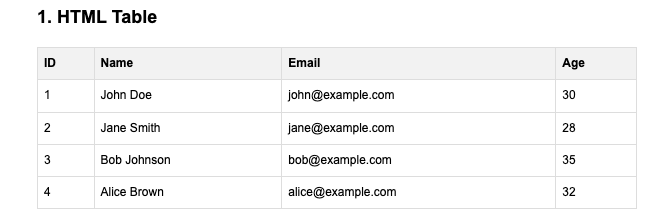
#> input picture src/backend/api/test.png, 672 x 222 px
$ python tableExtraction.py
#> lines starting #> are read from the running program, lines starting #| are printed output that depends on the picture; after the words box and inside, x2 and y2 are one past the last pixel; in counts of white or black regions, pixels touching at a corner belong together
#> further down, image is the input picture: shape (222, 672, 3); min 0, max 255, mean 246.5
import cv2
import numpy as np
import pytesseract

def get_optimal_resize_dimensions(image, target_area=4000000):
    """
    Calcule les dimensions optimales pour le redimensionnement
    en se basant sur l'aire de l'image plutôt qu'une largeur/hauteur fixe
    """
#> called with target_area = 4000000
    height, width = image.shape[:2]
#> height = 222; width = 672
    current_area = height * width
#> current_area = 149184
    scale_factor = np.sqrt(target_area / current_area)
#> scale_factor = 5.18

    new_width = int(width * scale_factor)
#> new_width = 3479
    new_height = int(height * scale_factor)
#> new_height = 1149

    return new_width, new_height

def get_seuils(image):
    """
    Calcule dynamiquement les seuils pour la détection des lignes
    et des cellules en fonction de la taille de l'image
    """
    height, width = image.shape[:2]

    # Seuil pour nouvelle ligne (environ 0.1% de la hauteur)
    seuil_nv_ligne = max(int(height * 0.001), 5)

    # Seuil minimum pour les cellules (environ 0.5% de la largeur/hauteur)
    min_cell_dim = max(int(min(width, height) * 0.005), 3)

    return seuil_nv_ligne, min_cell_dim

def image_to_2d_array(image):
    # Redimensionner avec les dimensions optimales
    new_width, new_height = get_optimal_resize_dimensions(image)
#> new_width = 3479; new_height = 1149
    resized_image = cv2.resize(image, (new_width, new_height), interpolation=cv2.INTER_AREA)

    # Convertir l'image en niveaux de gris
    gray = cv2.cvtColor(image, cv2.COLOR_BGR2GRAY)

    # Appliquer un seuillage adaptatif pour mieux séparer le texte
    thresh = cv2.adaptiveThreshold(gray, 255, cv2.ADAPTIVE_THRESH_GAUSSIAN_C, cv2.THRESH_BINARY_INV, 11, 2)
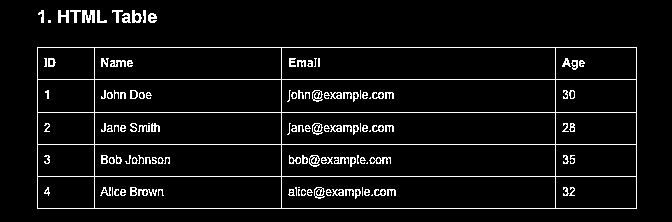
#> thresh: shape (222, 672); 5.7% white in thin lines or dots, all inside (x1, y1, x2, y2) = (37, 10, 637, 209)

    # Dilater l'image pour connecter les lignes du tableau
    kernel = np.ones((3, 3), np.uint8)
    dilated = cv2.dilate(thresh, kernel, iterations=1)
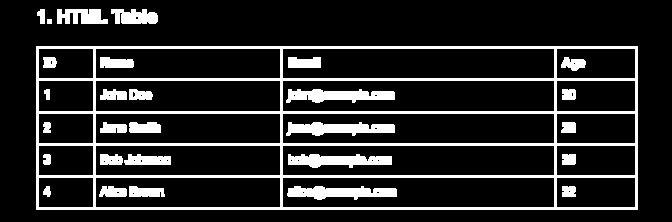
#> dilated: shape (222, 672); 15.1% white; 29 white regions

    # Trouver les contours avec leur hiérarchie
    contours, hierarchy = cv2.findContours(dilated, cv2.RETR_TREE, cv2.CHAIN_APPROX_SIMPLE)
#> contours = 75 contours, 27 with area under 20; largest, box (x1, y1, x2, y2) and area: (36, 46, 638, 210) 97963, (282, 80, 555, 112) 8430, (282, 177, 555, 208) 8158, (282, 145, 555, 176) 8158, (282, 113, 555, 144) 8158
    hierarchy = hierarchy[0]

    # Obtenir les seuils dynamiques
    seuil_nv_ligne, min_cell_dim = get_seuils(resized_image)
#> seuil_nv_ligne = 5; min_cell_dim = 5

    # Trouver le plus grand contour, censé correspondre au tableau
    main_contour = None
    max_area = 0
    main_idx = -1
    for i, contour in enumerate(contours):
        area = cv2.contourArea(contour)
        if area > max_area:
            max_area = area
            main_contour = contour
            main_idx = i
#> this loop made 75 passes
#> (area, max_area, main_contour, main_idx) on pass 1: (97963, 97963, [[36, 46], [36, 209], [637, 209], [637, 46]], 0)
#> area on passes 2, 3, 5, 6, 9, 10: 2368, 122, 8158, 921, 5548, 279.5
#> after the loop, main_idx = 0; max_area = 97963

    # Extraire les cellules : enfants directs du contour principal
    cells = []
    for i, h in enumerate(hierarchy):
        if h[3] == main_idx:  # h[3] = parent
            x, y, w, h = cv2.boundingRect(contours[i])
            if w > min_cell_dim and h > min_cell_dim:
                cells.append((x, y, w, h))
#> this loop made 75 passes
#> (x, y, w) on passes 2, 5, 9, 14, 16, 18, 24, 34, 36, 38, 41, 44: (556, 177, 80), (282, 177, 273), (95, 177, 186), (38, 177, 56), (556, 145, 80), (282, 145, 273), (95, 145, 186), (38, 145, 56), (556, 113, 80), (282, 113, 273), (95, 113, 186), (38, 113, 56)
#> (x, y, w) on passes 61, 64, 66, 68: (556, 48, 80), (282, 48, 273), (95, 48, 186), (38, 48, 56)
#> after the loop, cells = 20 items, first 6: (556, 177, 80, 31), (282, 177, 273, 31), (95, 177, 186, 31), (38, 177, 56, 31), (556, 145, 80, 31), (282, 145, 273, 31); w = 56; x = 38; y = 48

    # Trier les cellules par ligne (y) puis par colonne (x)
    cells.sort(key=lambda c: (c[1], c[0]))

    # Grouper les cellules en lignes
    rows = []
    current_row = []
    last_y = cells[0][1]
#> last_y = 48
    for cell in cells:
        if cell[1] > last_y + seuil_nv_ligne:
            rows.append(current_row)
            current_row = []
        current_row.append(cell)
        last_y = cell[1]
#> this loop made 20 passes
#> (cell, last_y) on passes 1 to 12: ((38, 48, 56, 31), 48), ((95, 48, 186, 31), 48), ((282, 48, 273, 31), 48), ((556, 48, 80, 31), 48), ((38, 80, 56, 32), 80), ((95, 80, 186, 32), 80), ((282, 80, 273, 32), 80), ((556, 80, 80, 32), 80), ((38, 113, 56, 31), 113), ((95, 113, 186, 31), 113), ((282, 113, 273, 31), 113), ((556, 113, 80, 31), 113)
#> after the loop, rows = 4 items
    rows.append(current_row)

    # Trier chaque ligne horizontalement
    for row in rows:
        row.sort(key=lambda c: c[0])
#> this loop made 5 passes

    # Extraire le texte de chaque cellule
    table_data = []
    for row_index, row in enumerate(rows):
        row_data = []
        for cell_index, cell in enumerate(row):
            x, y, w, h = cell

            # Appliquer le prétraitement uniquement pour les grandes cellules
            use_enhancement = w > 50 and h > 20
            if use_enhancement:
                # Ajouter un padding autour de la cellule
                pad = 5
                x1 = max(x - pad, 0)
                y1 = max(y - pad, 0)
                x2 = min(x + w + pad, image.shape[1])
                y2 = min(y + h + pad, image.shape[0])
                roi = image[y1:y2, x1:x2]

                # Redimensionner pour améliorer l'OCR
                roi = cv2.resize(roi, None, fx=2, fy=2, interpolation=cv2.INTER_CUBIC)

                # Passer en niveaux de gris
                gray_roi = cv2.cvtColor(roi, cv2.COLOR_BGR2GRAY)

                # Appliquer un filtre de netteté
                kernel_sharpen = np.array([[0, -1, 0], [-1, 5, -1], [0, -1, 0]])
                sharpened = cv2.filter2D(gray_roi, -1, kernel_sharpen)

                # Binariser avec Otsu
                _, binary_roi = cv2.threshold(sharpened, 0, 255, cv2.THRESH_BINARY + cv2.THRESH_OTSU)
            else:
                # Pas de prétraitement si cellule trop petite
                roi = image[y:y+h, x:x+w]
                gray_roi = cv2.cvtColor(roi, cv2.COLOR_BGR2GRAY)
                _, binary_roi = cv2.threshold(gray_roi, 0, 255, cv2.THRESH_BINARY + cv2.THRESH_OTSU)

            # Définir la configuration OCR
            config = '--psm 6 -c tessedit_char_whitelist=ABCDEFGHIJKLMNOPQRSTUVWXYZabcdefghijklmnopqrstuvwxyz0123456789@.,:-()'

            # Première tentative de lecture

            # Première tentative d'OCR sur image en niveaux de gris
            text = pytesseract.image_to_string(gray_roi, config=config).strip()

            # Si vide, appliquer netteté + seuillage Otsu
            if not text:
                kernel_sharpen = np.array([[0, -1, 0], [-1, 5,-1], [0, -1, 0]])
                sharpened = cv2.filter2D(gray_roi, -1, kernel_sharpen)
                _, binary_roi = cv2.threshold(sharpened, 0, 255, cv2.THRESH_BINARY + cv2.THRESH_OTSU)
                text = pytesseract.image_to_string(binary_roi, config=config).strip()

            # Si rien n'est lu, tenter un fallback plus simple
            if len(text) == 0:
                raw_roi = image[y:y+h, x:x+w]
                text = pytesseract.image_to_string(raw_roi, config=config).strip()

            row_data.append(text)
        table_data.append(row_data)
#> this loop made 1 pass
#> row_index on pass 1: 0
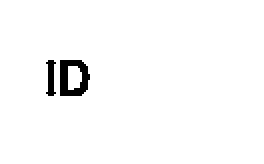
#> binary_roi: shape (82, 132) (shown 2 times larger); 97.9% white; 2 black regions, box (x1, y1, x2, y2) and area: (30, 30, 45, 48) 170, (23, 30, 28, 48) 58
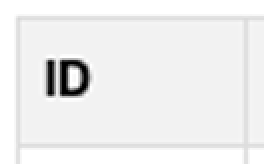
#> gray_roi: shape (82, 132) (shown 2 times larger); min 0, max 255, mean 238.4
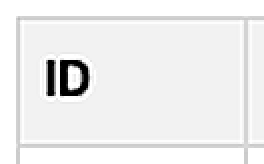
#> sharpened: shape (82, 132) (shown 2 times larger); min 0, max 255, mean 238.1
#> after the loop, table_data = []

    # Normaliser le tableau (même nombre de colonnes par ligne)
    max_length = max(len(row) for row in table_data)
    normalized_table = [
        row + [''] * (max_length - len(row))
        for row in table_data
    ]

    return normalized_table

"""
TESTER LE SCRIPT DANS LE TERMINAL:
"""
# Charger l'image
image_path = 'test.png'
image = cv2.imread(image_path)

# Utilisation de la fonction
#> (the run stopped early here; a loop or call above may not have finished)

$ run again, with src/backend/api/example1.png copied over src/backend/api/test.png
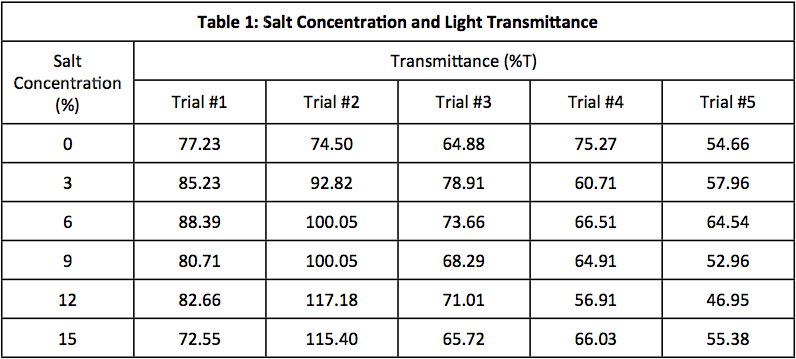
#> input picture src/backend/api/example1.png, 796 x 359 px
#> image is the input picture: shape (359, 796, 3); mean B, G, R 231.8, 231.7, 231.8
#> in image_to_2d_array, `new_width, new_height = get_optimal_resize_dimensions(image)`: new_width = 2978; new_height = 1343
#> in image_to_2d_array, `thresh = cv2.adaptiveThreshold(gray, 255, cv2.ADAPTIVE_THRESH_GAUSSIAN..`:
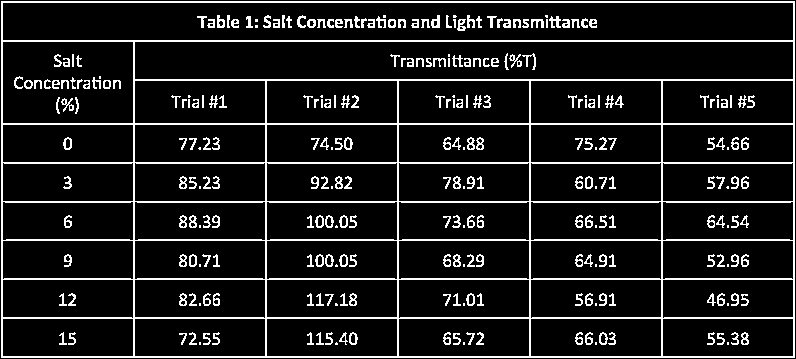
#> thresh: shape (359, 796); 11% white in thin lines or dots
#> dilated: shape (359, 796); 23% white; 71 white regions
#> contours = 275 contours, 148 with area under 20; largest, box (x1, y1, x2, y2) and area: (0, 0, 796, 359) 284610, (3, 3, 793, 40) 28402, (135, 42, 793, 79) 23650, (3, 42, 133, 123) 10318, (663, 81, 793, 123) 5287
#> in image_to_2d_array, `seuil_nv_ligne, min_cell_dim = get_seuils(resized_image)`: seuil_nv_ligne = 5; min_cell_dim = 6
#> the loop in image_to_2d_array, `for i, contour in enumerate(contours):` made 275 passes
#> (area, max_area, main_contour, main_idx) on pass 1: (284610, 284610, [[0, 0], [0, 358], [795, 358], [795, 0]], 0)
#> after the loop in image_to_2d_array, `for i, contour in enumerate(contours):`: main_idx = 0; max_area = 284610
#> the loop in image_to_2d_array, `for i, h in enumerate(hierarchy):` made 275 passes
#> (x, y, w) on passes 61, 63, 68, 74, 82, 90, 96, 99: (3, 280, 130), (663, 241, 130), (531, 241, 130), (399, 241, 130), (267, 241, 130), (135, 241, 130), (3, 241, 130), (531, 203, 130)
#> after the loop in image_to_2d_array, `for i, h in enumerate(hierarchy):`: cells = 44 items, first 6: (663, 319, 130, 37), (531, 319, 130, 37), (399, 319, 130, 37), (267, 319, 130, 37), (135, 319, 130, 37), (3, 319, 130, 37); w = 790; x = 3
#> the loop in image_to_2d_array, `for cell in cells:` made 44 passes
#> (cell, last_y) on passes 1 to 8: ((3, 3, 790, 37), 3), ((3, 42, 130, 81), 42), ((135, 42, 658, 37), 42), ((135, 81, 130, 42), 81), ((267, 81, 130, 42), 81), ((399, 81, 130, 42), 81), ((531, 81, 130, 42), 81), ((663, 81, 130, 42), 81)
#> after the loop in image_to_2d_array, `for cell in cells:`: rows = 8 items
#> the loop in image_to_2d_array, `for row in rows:` made 9 passes
#> the loop in image_to_2d_array, `for row_index, row in enumerate(rows):` made 1 pass
#> (row_index, row) on pass 1: (0, [(3, 3, 790, 37)])
#> after the loop in image_to_2d_array, `for row_index, row in enumerate(rows):`:
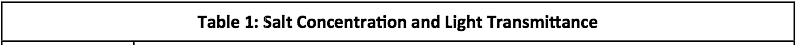
#> sharpened: shape (90, 1592) (shown at 1/2 size); min 0, max 255, mean 220.8
#> after the loop in image_to_2d_array, `for row_index, row in enumerate(rows):`: table_data = []
